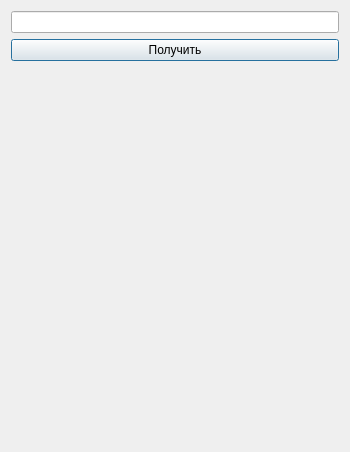
<?xml version="1.0" encoding="UTF-8"?>
<ui version="4.0">
 <class>Dialog</class>
 <widget class="QDialog" name="Dialog">
  <property name="geometry">
   <rect>
    <x>0</x>
    <y>0</y>
    <width>350</width>
    <height>452</height>
   </rect>
  </property>
  <property name="windowTitle">
   <string>Dialog</string>
  </property>
  <layout class="QVBoxLayout" name="verticalLayout">
   <item>
    <widget class="QLineEdit" name="lineEdit"/>
   </item>
   <item>
    <widget class="QPushButton" name="pushButton">
     <property name="autoFillBackground">
      <bool>true</bool>
     </property>
     <property name="text">
      <string>Получить</string>
     </property>
    </widget>
   </item>
   <item>
    <widget class="QLabel" name="label">
     <property name="text">
      <string/>
     </property>
    </widget>
   </item>
  </layout>
 </widget>
 <resources/>
 <connections/>
</ui>
